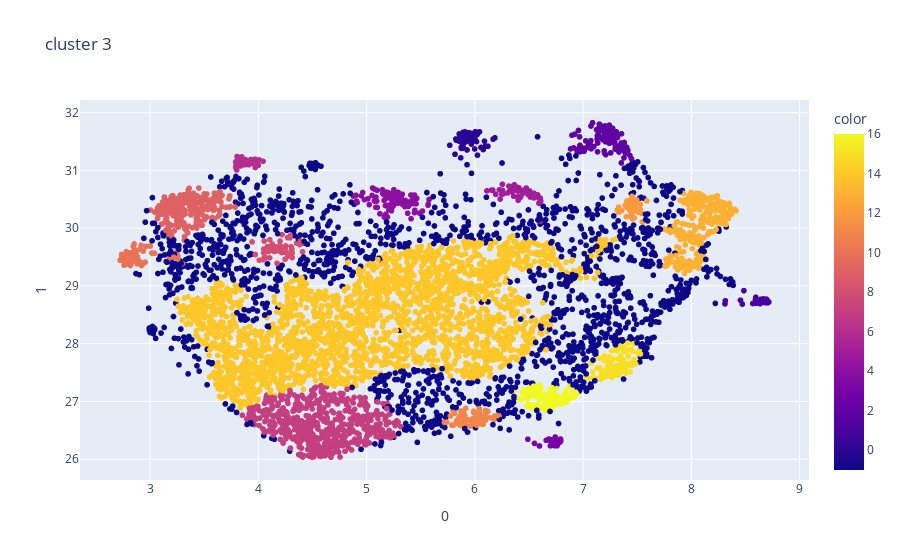

The code cell stored with this chart in its notebook:
### Code cell
fig = px.scatter(umap_embeddings, x=0, y=1, color = cluster_3.labels_, title='cluster 3')
fig.show()

### Figure 1 — Plotly figure (JSON) as saved in the notebook; plotly's stock layout.template omitted (floating-point values rounded to 4 significant figures; data arrays with more than 128 entries replaced by an {"elided": "..."} marker saying what was removed)
{"data": [{"hovertemplate": "0=%{x}<br>1=%{y}<br>color=%{marker.color}<extra></extra>", "legendgroup": "", "marker": {"color": {"elided": "6511 int values"}, "coloraxis": "coloraxis", "symbol": "circle"}, "mode": "markers", "name": "", "showlegend": false, "type": "scattergl", "x": {"elided": "6511 float values"}, "xaxis": "x", "y": {"elided": "6511 float values"}, "yaxis": "y"}], "layout": {"coloraxis": {"colorbar": {"title": {"text": "color"}}, "colorscale": [[0, "#0d0887"], [0.1111, "#46039f"], [0.2222, "#7201a8"], [0.3333, "#9c179e"], [0.4444, "#bd3786"], [0.5556, "#d8576b"], [0.6667, "#ed7953"], [0.7778, "#fb9f3a"], [0.8889, "#fdca26"], [1, "#f0f921"]]}, "legend": {"tracegroupgap": 0}, "title": {"text": "cluster 3"}, "xaxis": {"anchor": "y", "domain": [0, 1], "title": {"text": "0"}}, "yaxis": {"anchor": "x", "domain": [0, 1], "title": {"text": "1"}}}}
